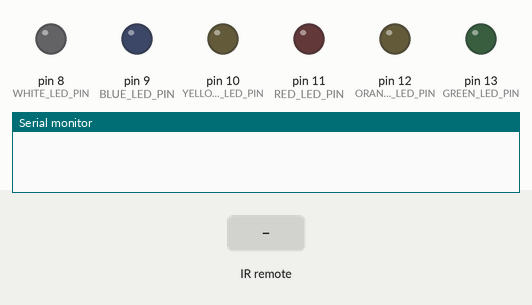
Bench run of a sketch on a simulated Arduino Uno, built with avr-gcc and run on an emulated ATmega328P. Parts: output pins drawn as LEDs (lit = HIGH), the last lines printed to the serial monitor. The test bench sets the inputs (shaded band).

Above: at 1.2 s.
1.3 s: infrared code 0x10 received
At 2.4 s:
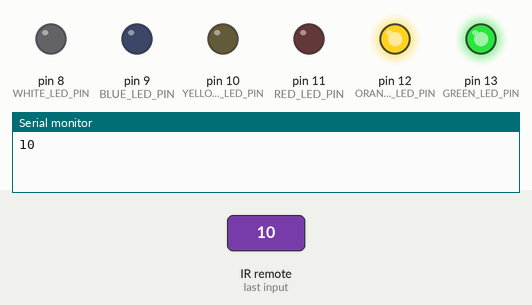
2.8 s: infrared code 0x11 received
At 3.6 s:
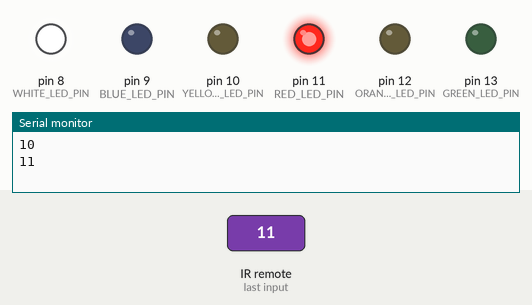
4.3 s: infrared code 0x12 received
At 4.8 s:
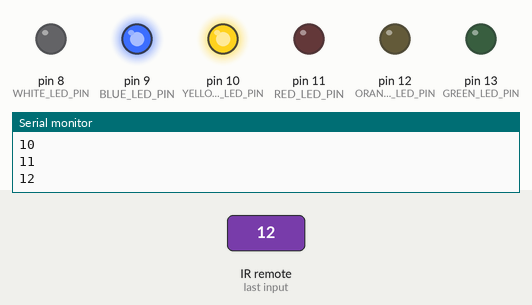
5.8 s: infrared code 0x14 received
At 7.2 s:
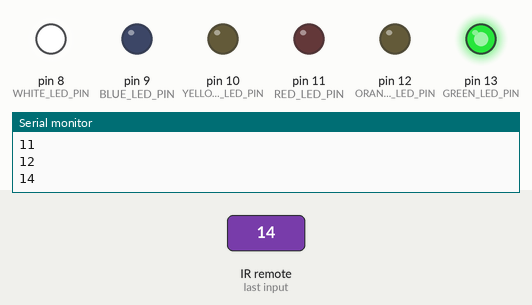
Timing chart, 0 to 8.3 s (numbered marks = the images above; inputs shaded):
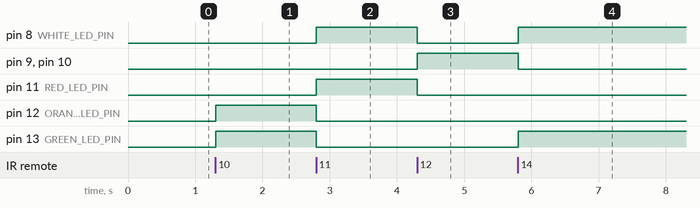

The sketch:

32IV-4_Moded-infrared.ino
```cpp
#define DECODE_NEC
#include <IRremote.hpp>

const unsigned int RECEIVER_PIN=3;

const int GREEN_LED_PIN=13;
const int ORANGE_LED_PIN=12;
const int RED_LED_PIN=11;
const int YELLOW_LED_PIN=10;
const int BLUE_LED_PIN=9;
const int WHITE_LED_PIN=8;

void setup()
{
  Serial.begin(9600);
  IrReceiver.begin(RECEIVER_PIN);
  pinMode(GREEN_LED_PIN, OUTPUT);
  pinMode(ORANGE_LED_PIN, OUTPUT);
  pinMode(RED_LED_PIN, OUTPUT);
  pinMode(YELLOW_LED_PIN, OUTPUT);
  pinMode(BLUE_LED_PIN, OUTPUT);
  pinMode(WHITE_LED_PIN, OUTPUT);
}

void turnLedsOff(){
  digitalWrite(GREEN_LED_PIN, LOW);
  digitalWrite(ORANGE_LED_PIN, LOW);
  digitalWrite(RED_LED_PIN, LOW);
  digitalWrite(YELLOW_LED_PIN, LOW);
  digitalWrite(BLUE_LED_PIN, LOW);
  digitalWrite(WHITE_LED_PIN, LOW);
}

void loop()
{
  if (IrReceiver.decode()){
    auto data=IrReceiver.decodedIRData.command;
    Serial.println(data,HEX);
    turnLedsOff();
    // 1
    if (data==0x10){
      digitalWrite(ORANGE_LED_PIN, HIGH);
      digitalWrite(GREEN_LED_PIN, HIGH);
    }
    // 2
    else if (data==0x11){
      digitalWrite(WHITE_LED_PIN, HIGH);
      digitalWrite(RED_LED_PIN, HIGH);
    }
    // 3
    else if (data==0x12){
      digitalWrite(YELLOW_LED_PIN, HIGH);
      digitalWrite(BLUE_LED_PIN, HIGH);
    }
    // 4
    else if (data==0x14){
      digitalWrite(GREEN_LED_PIN, HIGH);
      digitalWrite(WHITE_LED_PIN, HIGH);
    }
    IrReceiver.resume();
  }
  delay(100);
}
```

Measured:
- after the input at 1.3 s, pin 12 (ORANGE_LED_PIN), pin 13 (GREEN_LED_PIN): LOW → HIGH at once
- after the input at 2.8 s, pin 8 (WHITE_LED_PIN), pin 11 (RED_LED_PIN): LOW → HIGH at once; pin 12 (ORANGE_LED_PIN), pin 13 (GREEN_LED_PIN): HIGH → LOW at once
- after the input at 4.3 s, pin 8 (WHITE_LED_PIN), pin 11 (RED_LED_PIN): HIGH → LOW at once; pin 9 (BLUE_LED_PIN), pin 10 (YELLOW_LED_PIN): LOW → HIGH at once
- after the input at 5.8 s, pin 8 (WHITE_LED_PIN), pin 13 (GREEN_LED_PIN): LOW → HIGH at once; pin 9 (BLUE_LED_PIN), pin 10 (YELLOW_LED_PIN): HIGH → LOW at once
